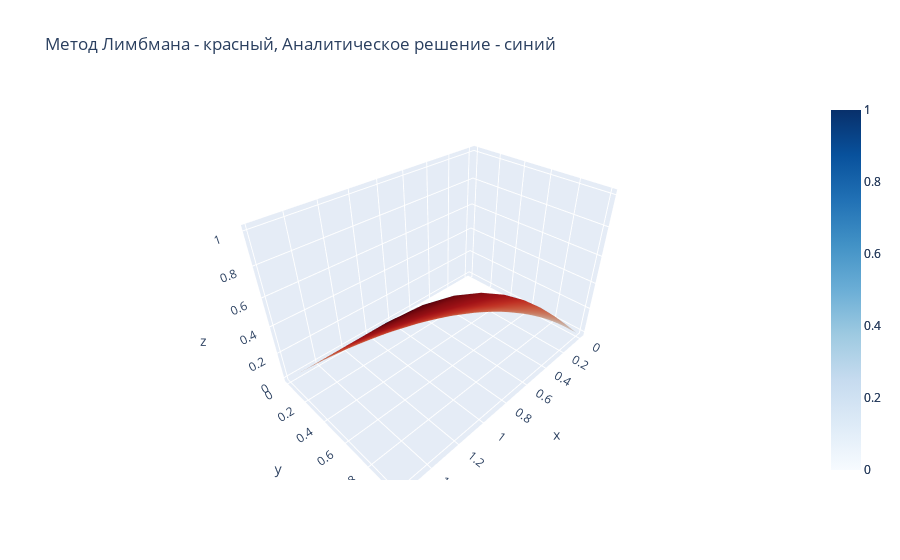

Notebook code cell kept with this figure:
### Code cell
fig = go.Figure(data=[go.Surface(z=UU, x=X, y=Y, colorscale='Reds', name='Метод Лимбмана'), go.Surface(z=U_true, x=X, y=Y, colorscale='Blues', name='Аналитическое решение')])
fig.update_layout(title='Метод Лимбмана - красный, Аналитическое решение - синий', showlegend=True)
fig.show()
